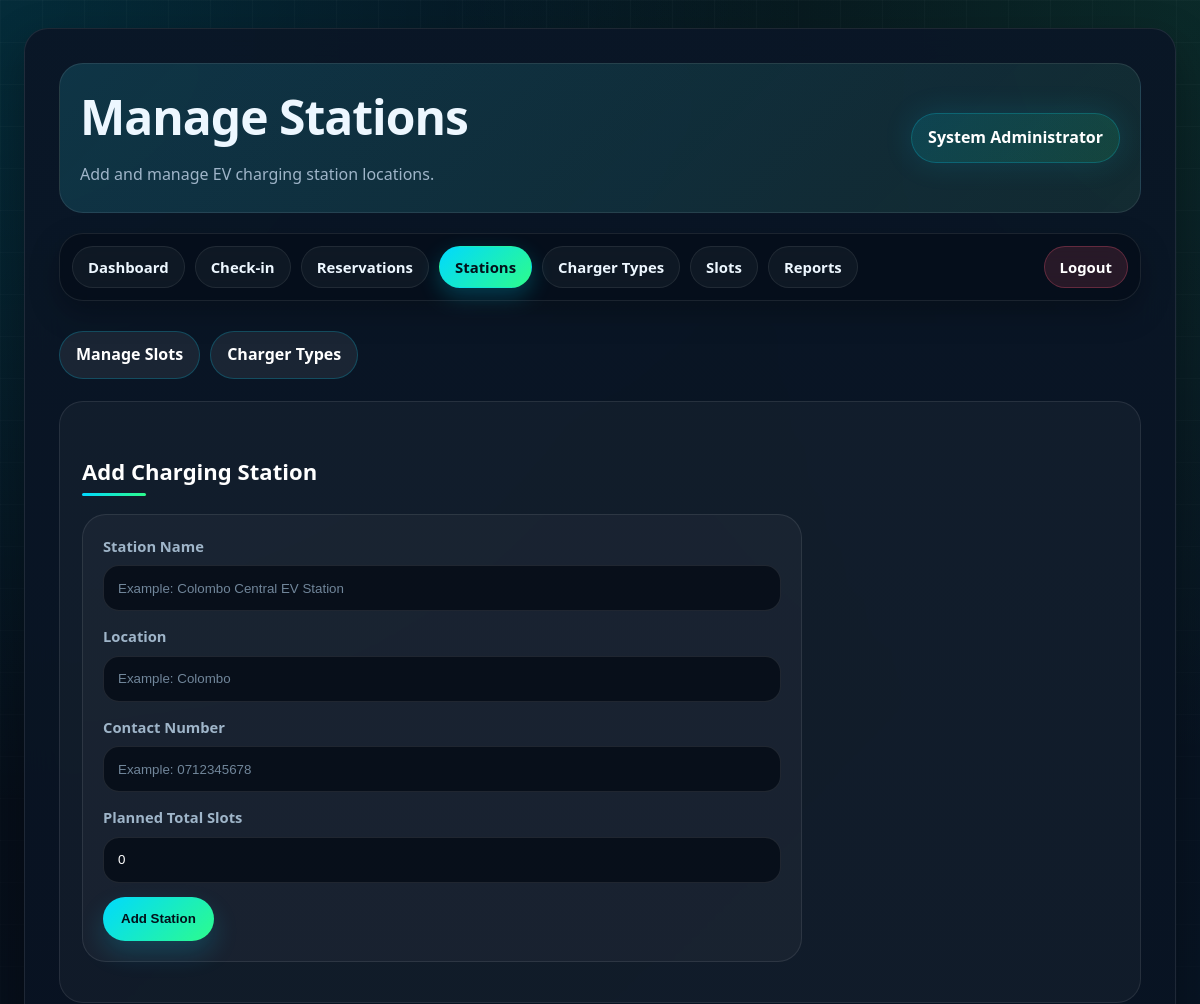
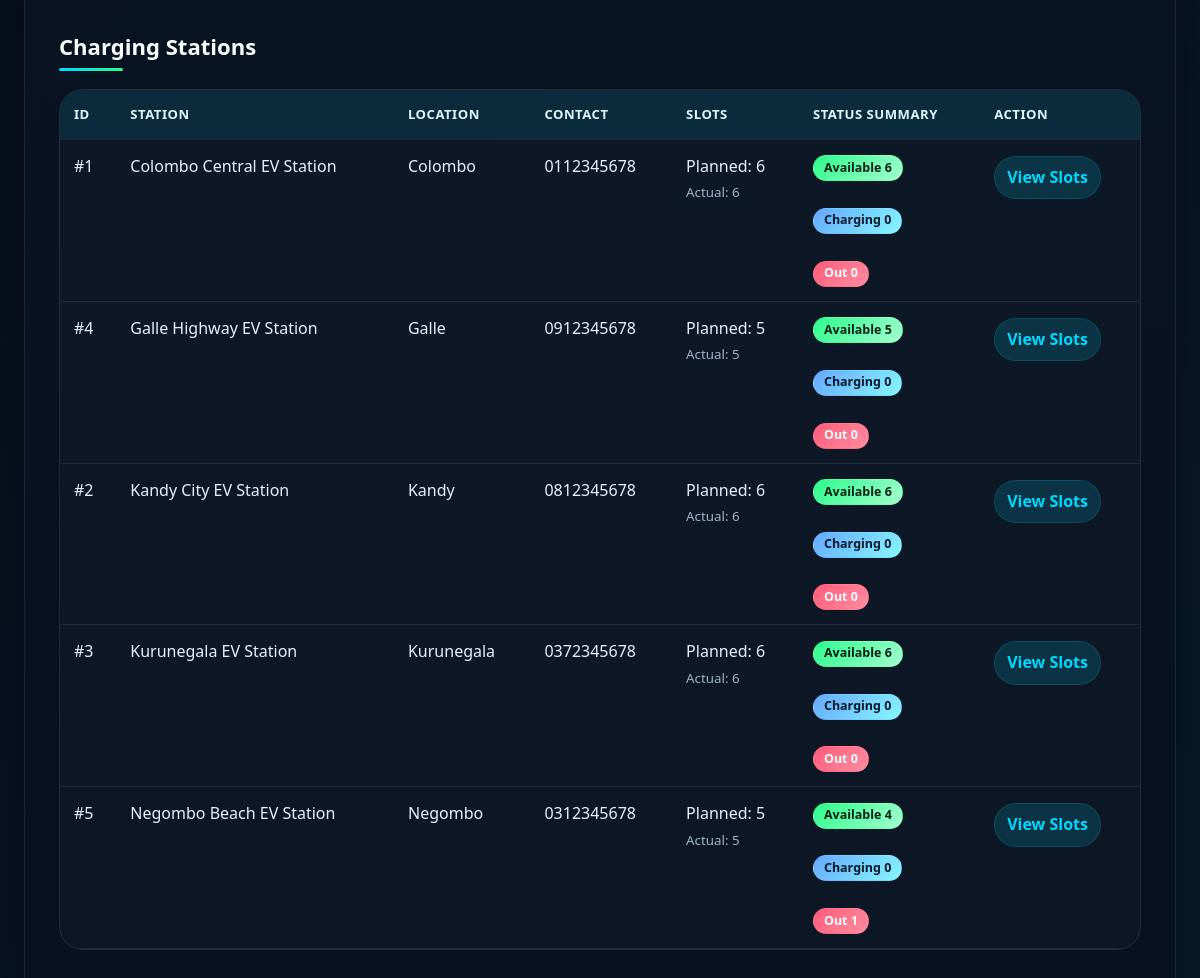
Screenshot of /stations.php (signed in) with the database file from the repository (2 pictures, top to bottom).
### tables this page shows
CREATE TABLE `charging_stations` (
  `station_id` int(11) NOT NULL,
  `station_name` varchar(120) NOT NULL,
  `location` varchar(200) NOT NULL,
  `contact_number` varchar(15) DEFAULT NULL,
  `total_slots` int(11) NOT NULL DEFAULT 0,
  `created_at` timestamp NOT NULL DEFAULT current_timestamp()
);

### stations.php (the view, shortened to what this page needs)
<?php
require_once "../config/db.php";
$stations = $conn->query("
    SELECT
        st.station_id,
        st.station_name,
        st.location,
        st.contact_number,
        st.total_slots,
        COUNT(sl.slot_id) AS actual_slots,
        SUM(CASE WHEN sl.slot_status = 'Available' THEN 1 ELSE 0 END) AS available_slots,
        SUM(CASE WHEN sl.slot_status = 'Charging' THEN 1 ELSE 0 END) AS charging_slots,
        SUM(CASE WHEN sl.slot_status = 'Out of Service' THEN 1 ELSE 0 END) AS out_slots
    FROM charging_stations st
    LEFT JOIN charging_slots sl ON st.station_id = sl.station_id
    GROUP BY
        st.station_id,
        st.station_name,
        st.location,
        st.contact_number,
        st.total_slots
    ORDER BY st.station_name
");
require_once "_admin_header.php";
?>
<div class="page-actions">
    <a class="action-btn secondary" href="slots.php">Manage Slots</a>
    <a class="action-btn secondary" href="charger_types.php">Charger Types</a>
</div>
<div class="section-card">
    <h2>Add Charging Station</h2>
    <form method="POST" class="compact-form">
        <label>Station Name</label>
        <input
            type="text"
            name="station_name"
            placeholder="Example: Colombo Central EV Station"
            required
        >
        <label>Location</label>
        <input
            type="text"
            name="location"
            placeholder="Example: Colombo"
            required
        >
        <label>Contact Number</label>
        <input
            type="text"
            name="contact_number"
            placeholder="Example: 0712345678"
        >
        <label>Planned Total Slots</label>
        <input
            type="number"
            name="total_slots"
            min="0"
            value="0"
            required
        >
        <button type="submit" name="add_station">Add Station</button>
    </form>
</div>
<h2>Charging Stations</h2>
<div class="table-wrapper simple-table">
    <table>
        <tr>
            <th>ID</th>
            <th>Station</th>
            <th>Location</th>
            <th>Contact</th>
            <th>Slots</th>
            <th>Status Summary</th>
            <th>Action</th>
        </tr>
        <?php if ($stations->num_rows > 0) { ?>
            <?php while ($row = $stations->fetch_assoc()) { ?>
                <tr>
                    <td>#<?= $row["station_id"] ?></td>
                    <td><?= htmlspecialchars($row["station_name"]) ?></td>
                    <td><?= htmlspecialchars($row["location"]) ?></td>
                    <td><?= htmlspecialchars($row["contact_number"] ?: "N/A") ?></td>
                    <td>
                        Planned:
                        <?= $row["total_slots"] ?><br>
                        <small>
                            Actual:
                            <?= $row["actual_slots"] ?>
                        </small>
                    </td>
                    <td>
                        <span class="badge badge-available">
                            Available <?= intval($row["available_slots"]) ?>
                        </span>
                        <br><br>
                        <span class="badge badge-charging">
                            Charging <?= intval($row["charging_slots"]) ?>
                        </span>
                        <br><br>
                        <span class="badge badge-out">
                            Out <?= intval($row["out_slots"]) ?>
                        </span>
                    </td>
                    <td>
                        <?php if (intval($row["actual_slots"]) === 0) { ?>
                            <a
                                onclick="return confirm('Delete this station?')"
                                href="stations.php?delete=<?= $row['station_id'] ?>"
                            >
                                Delete
                            </a>
                        <?php } else { ?>
                            <a href="slots.php">View Slots</a>
                        <?php } ?>
                    </td>
                </tr>
            <?php } ?>
        <?php } else { ?>
            <tr>
                <td colspan="7">No stations found.</td>
            </tr>
        <?php } ?>
    </table>
</div>
<?php require_once "_admin_footer.php"; ?>

### rows the page displays
charging_stations: station_id "1", station_name "Colombo Central EV Station", location "Colombo", contact_number "0112345678", total_slots "6", actual_slots "6", available_slots "6", charging_slots "0", out_slots "0"
charging_stations: station_id "4", station_name "Galle Highway EV Station", location "Galle", contact_number "0912345678", total_slots "5", actual_slots "5", available_slots "5", charging_slots "0", out_slots "0"
charging_stations: station_id "2", station_name "Kandy City EV Station", location "Kandy", contact_number "0812345678", total_slots "6", actual_slots "6", available_slots "6", charging_slots "0", out_slots "0"
charging_stations: station_id "3", station_name "Kurunegala EV Station", location "Kurunegala", contact_number "0372345678", total_slots "6", actual_slots "6", available_slots "6", charging_slots "0", out_slots "0"
charging_stations: station_id "5", station_name "Negombo Beach EV Station", location "Negombo", contact_number "0312345678", total_slots "5", actual_slots "5", available_slots "4", charging_slots "0", out_slots "1"

### other values shown
$page_title "Manage Stations"
$page_subtitle "Add and manage EV charging station locations."
$_SESSION["full_name"] "System Administrator"
